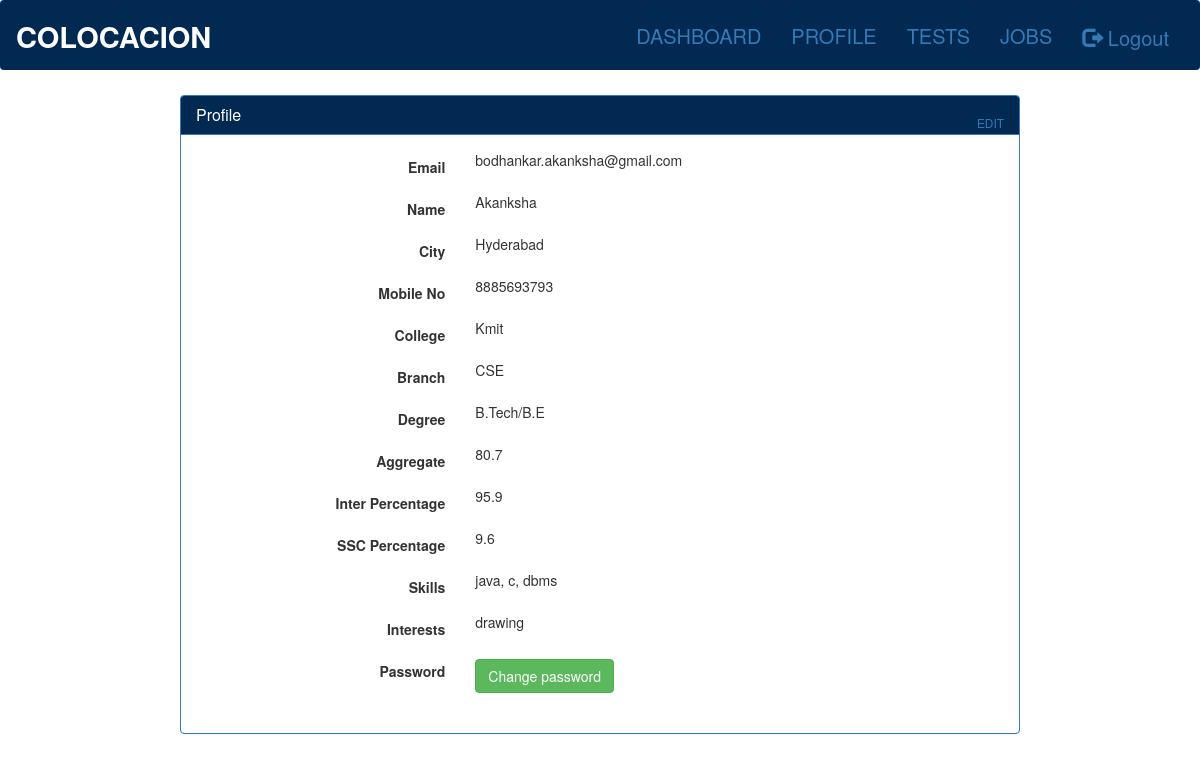
Page /users/profile/ (signed in) on the earlier database version.
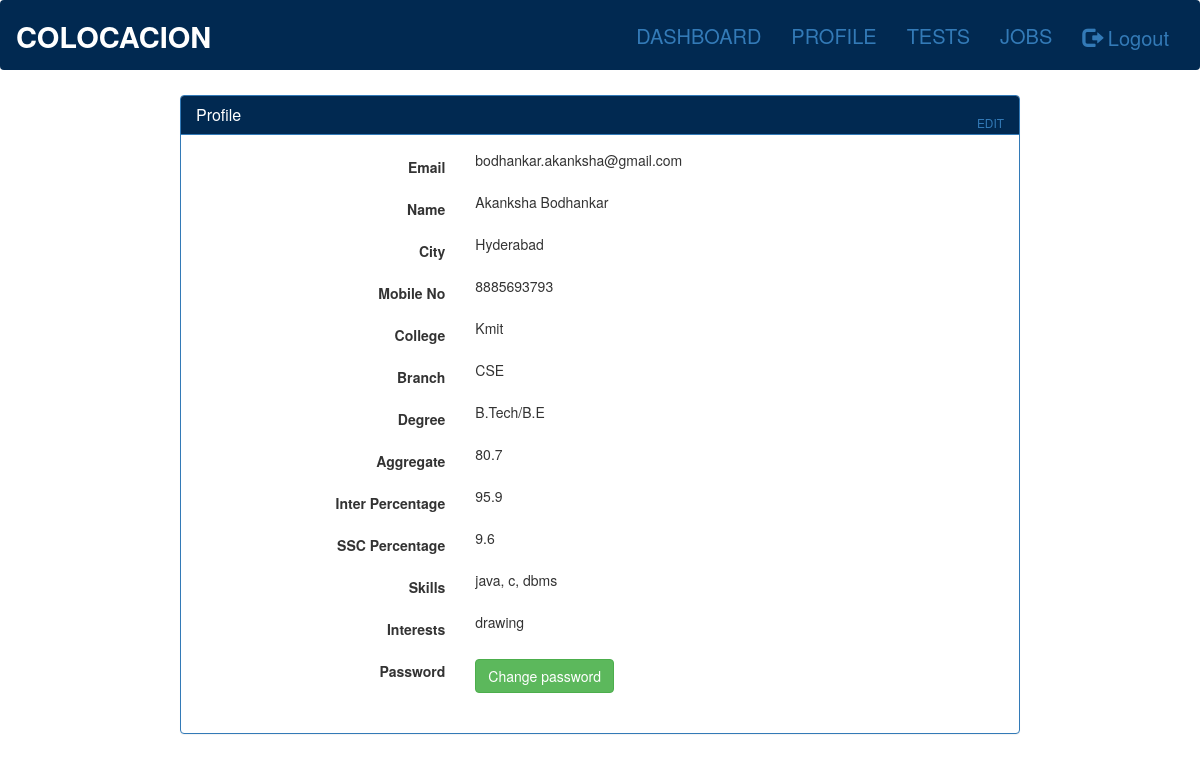
Same page on the later database version.
### accounts/models.py (models this page shows, shortened)
class UserDetails(models.Model):
	email = models.EmailField(max_length=200, primary_key=True, blank=False)
	name = models.CharField(max_length=200, blank=False)
	password = models.CharField(max_length=100)
	city = models.CharField(max_length=200)
	mobile_num = models.CharField(max_length=15)

### users/views.py (the view)
def profile(request):
	if 'email' in request.session:
		userdetails = UserDetails.objects.get(email=request.session['email'])
		userprofile = UserProfile.objects.get(email=request.session['email'])
		return render(request, 'users/profile.html', {'form1':userdetails, 'form2':userprofile})
	else:
		return redirect('/accounts/login')

### users/templates/users/profile.html (shortened to what the changed rows need)
{% extends 'users/base.html' %}
{% block content %}
<div class="panel panel-primary "  style="margin-top:5px;margin-left:180px;margin-right:180px;" class="mainbox col-md-4 col-md-offset-4 col-sm-8 col-sm-offset-2">
	<div class="panel-body">
        <form id="signupform" class="form-horizontal" role="form" >{% csrf_token %}
                                <div class="form-group ">
                                    <label for="email" class="col-md-4 control-label">Email</label>
                                    <div class="col-md-4">
                                       {{form1.email}}
                                    </div>
                                </div>
								  <div class="form-group">
                                    <label for="name" class="col-md-4 control-label">Name</label>
                                    <div class="col-md-4">
                                        {{form1.name}}
                                    </div>
                                </div>
                                    <div class="form-group">
                                    <label for="city" class="col-md-4 control-label">City</label>
                                    <div class="col-md-4">
                                        {{form1.city}}
                                    </div>
                                </div>
								 <div class="form-group">
                                    <label for="mobileno" class="col-md-4 control-label">Mobile No</label>
                                    <div class="col-md-4">
                                        {{form1.mobile_num}}
                                    </div>
                                </div>
	</div>
                              </div>
{% endblock %}

Differences in the rows shown:
changed UserDetails "bodhankar.akanksha@gmail.com": name "Akanksha" → "Akanksha Bodhankar"
